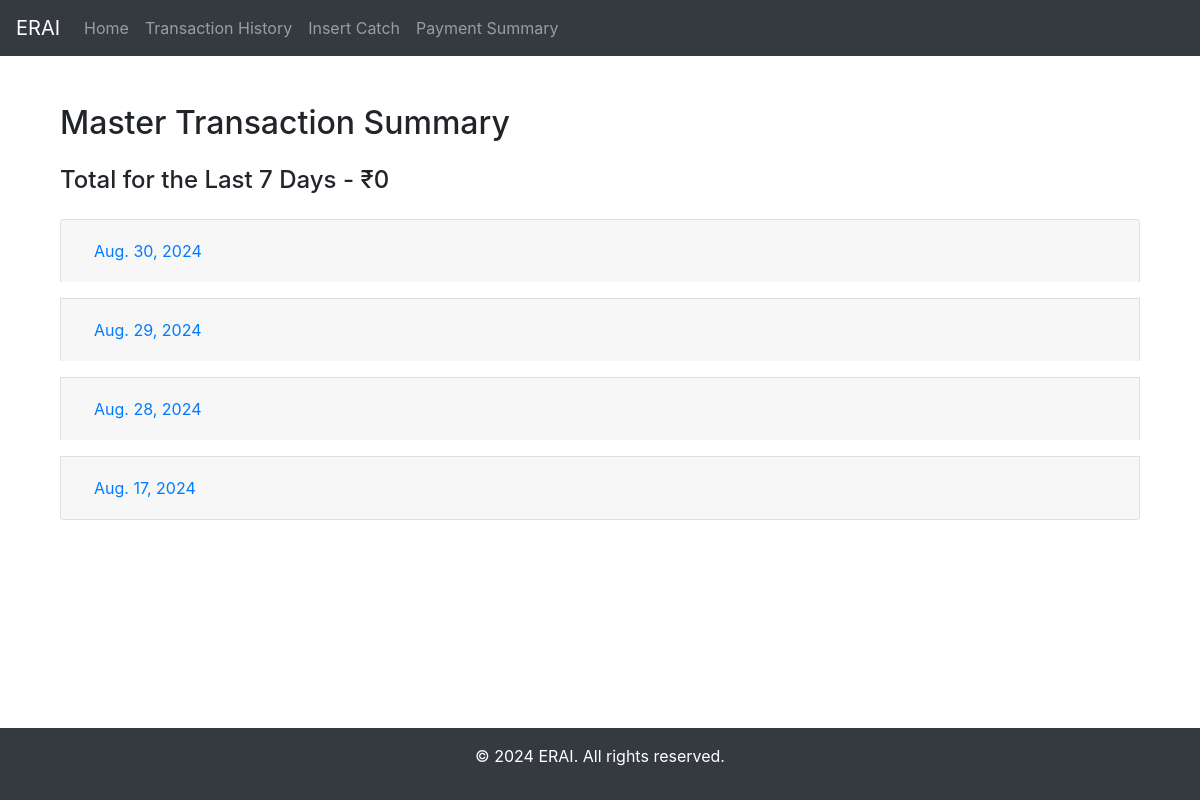
The page /transactions/ on the database as committed earlier.
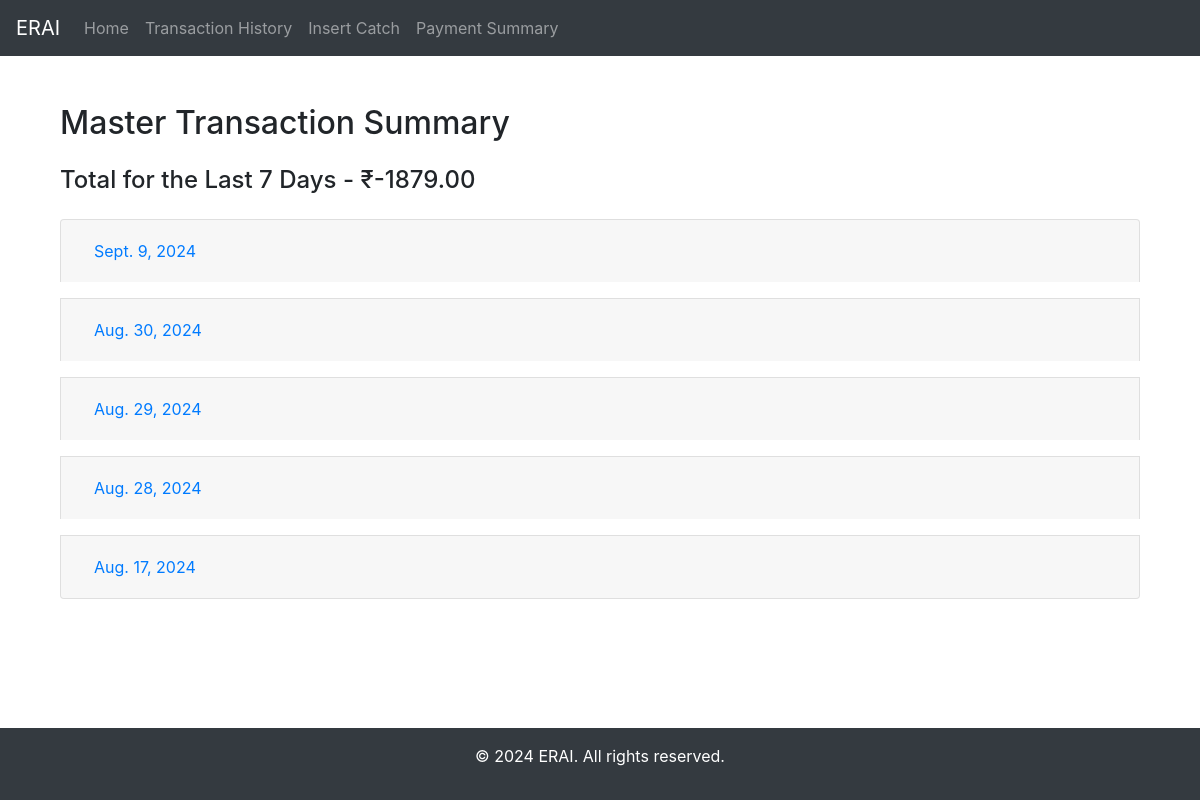
The same page on the database as committed later.
### myApp/models.py (models this page shows, shortened)
class Payment(models.Model):
    PAYMENT_TYPE_CHOICES = [
        ('Catch', 'Catch'),
        ('Advance', 'Advance'),
    ]
    fisherman = models.ForeignKey(Fisherman, on_delete=models.CASCADE)
    payment_date = models.DateField()
    amount = models.DecimalField(max_digits=10, decimal_places=2)
    payment_type = models.CharField(max_length=10, choices=PAYMENT_TYPE_CHOICES)
    manager = models.ForeignKey(Manager, null=True, blank=True, on_delete=models.DO_NOTHING)

### myApp/views.py (the view)
# urls.py: path('transactions/', master_transaction_view, name='master_transaction'),
def master_transaction_view(request):
    payments = Payment.objects.all().order_by('payment_date')
    royalty_payments = PaymentRoyaltyReceived.objects.all().order_by('payment_date')
    miscellaneous_expenses = MiscellaneousExpense.objects.all().order_by('date_spent')
    transactions = {}
    total_last_7_days_received = 0
    total_last_7_days_spent = 0
    for payment in payments:
        date = payment.payment_date
        if date not in transactions:
            transactions[date] = {
                'fisherman': [],
                'royalty': [],
                'miscellaneous': [],
                'total_amount_spent': 0,
                'total_amount_received': 0
            }
        transactions[date]['fisherman'].append(payment)
        transactions[date]['total_amount_spent'] += payment.amount
    for royalty_payment in royalty_payments:
        date = royalty_payment.payment_date
        if date not in transactions:
            transactions[date] = {
                'fisherman': [],
                'royalty': [],
                'miscellaneous': [],
                'total_amount_spent': 0,
                'total_amount_received': 0
            }
        transactions[date]['royalty'].append(royalty_payment)
        transactions[date]['total_amount_received'] += royalty_payment.amount
    for expense in miscellaneous_expenses:
        date = expense.date_spent
        if date not in transactions:
            transactions[date] = {
                'fisherman': [],
                'royalty': [],
                'miscellaneous': [],
                'total_amount_spent': 0,
                'total_amount_received': 0
            }
        transactions[date]['miscellaneous'].append(expense)
        transactions[date]['total_amount_spent'] += expense.amount
    sorted_transactions = dict(sorted(transactions.items(), reverse=True))
    today = timezone.now().date()
    last_week_start = today - timedelta(days=7)
    for date, types in sorted_transactions.items():
        if date >= last_week_start:
            total_last_7_days_received += types['total_amount_received']
            total_last_7_days_spent += types['total_amount_spent']
    total_last_7_days = total_last_7_days_received - total_last_7_days_spent
    context = {
        'transactions': sorted_transactions,
        'total_last_7_days': total_last_7_days,
    }
    return render(request, 'master_transaction.html', context)

### myApp/templates/master_transaction.html (shortened to what this page needs)
{% extends 'base.html' %}
{% block content %}
<div class="container mt-4">
    <h2 class="mb-4">Master Transaction Summary</h2>
    <div class="mb-4">
        <h4>Total for the Last 7 Days - ₹{{ total_last_7_days }}</h4>
    </div>
    <div class="accordion" id="accordion">
        {% for date, types in transactions.items %}
        <div class="card mb-3">
            <div class="card-header" id="heading-{{ date|date:'Ymd' }}">
                <h5 class="mb-0 d-flex justify-content-between">
                    <button class="btn btn-link" type="button" data-toggle="collapse" data-target="#collapse-{{ date|date:'Ymd' }}" aria-expanded="false" aria-controls="collapse-{{ date|date:'Ymd' }}">
                        {{ date }}
                    </button>
                </h5>
            </div>
        </div>
        {% empty %}
        <p>No transactions found.</p>
        {% endfor %}
    </div>
</div>
{% endblock %}

Rows that differ between the two databases and show on the page:
added Payment: transactions "Sept. 9, 2024"
Other text that changed with them:
{{ total_last_7_days }}: "0" → "-1879.00"
